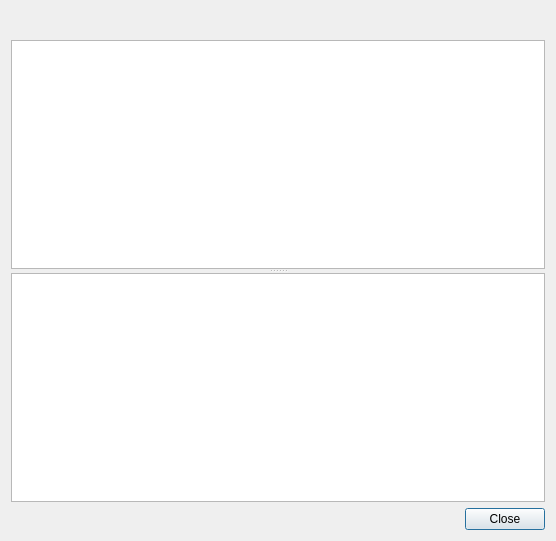
<?xml version="1.0" encoding="UTF-8"?>
<ui version="4.0">
 <class>Dialog</class>
 <widget class="QDialog" name="Dialog">
  <property name="geometry">
   <rect>
    <x>0</x>
    <y>0</y>
    <width>556</width>
    <height>541</height>
   </rect>
  </property>
  <property name="windowTitle">
   <string>Changes Viewer</string>
  </property>
  <layout class="QGridLayout" name="gridLayout">
   <item row="3" column="1">
    <widget class="QDialogButtonBox" name="buttonBox">
     <property name="standardButtons">
      <set>QDialogButtonBox::Close</set>
     </property>
    </widget>
   </item>
   <item row="0" column="0" colspan="2">
    <widget class="QTabBar" name="tab_bar" native="true"/>
   </item>
   <item row="2" column="0" colspan="2">
    <widget class="QSplitter" name="splitter">
     <property name="orientation">
      <enum>Qt::Vertical</enum>
     </property>
     <widget class="QgsMapCanvas" name="map_canvas"/>
     <widget class="QgsAttributeTableView" name="attribute_table"/>
    </widget>
   </item>
   <item row="1" column="0" colspan="2">
    <widget class="QToolBar" name="toolbar">
     <property name="iconSize">
      <size>
       <width>16</width>
       <height>16</height>
      </size>
     </property>
     <property name="floatable">
      <bool>false</bool>
     </property>
    </widget>
   </item>
  </layout>
 </widget>
 <customwidgets>
  <customwidget>
   <class>QgsMapCanvas</class>
   <extends>QGraphicsView</extends>
   <header>qgis.gui</header>
   <container>1</container>
  </customwidget>
  <customwidget>
   <class>QgsAttributeTableView</class>
   <extends>QTableView</extends>
   <header>qgsattributetableview.h</header>
  </customwidget>
  <customwidget>
   <class>QTabBar</class>
   <extends>QWidget</extends>
   <header>qgis.PyQt.QtWidgets</header>
   <container>1</container>
  </customwidget>
 </customwidgets>
 <resources/>
 <connections>
  <connection>
   <sender>buttonBox</sender>
   <signal>rejected()</signal>
   <receiver>Dialog</receiver>
   <slot>reject()</slot>
   <hints>
    <hint type="sourcelabel">
     <x>363</x>
     <y>519</y>
    </hint>
    <hint type="destinationlabel">
     <x>277</x>
     <y>270</y>
    </hint>
   </hints>
  </connection>
  <connection>
   <sender>buttonBox</sender>
   <signal>accepted()</signal>
   <receiver>Dialog</receiver>
   <slot>accept()</slot>
   <hints>
    <hint type="sourcelabel">
     <x>363</x>
     <y>519</y>
    </hint>
    <hint type="destinationlabel">
     <x>277</x>
     <y>270</y>
    </hint>
   </hints>
  </connection>
 </connections>
</ui>
